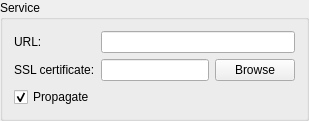
        <widget class="QGroupBox" name="opServiceGroupBox">
         <property name="title">
          <string>Service</string>
         </property>
         <layout class="QFormLayout" name="formLayout_21">
          <item row="0" column="0">
           <widget class="QLabel" name="opServiceURLLabel">
            <property name="text">
             <string>URL:</string>
            </property>
           </widget>
          </item>
          <item row="0" column="1">
           <widget class="QLineEdit" name="opServiceURLLineEdit"/>
          </item>
          <item row="1" column="0">
           <widget class="QLabel" name="opServiceCertificatePathLabel">
            <property name="text">
             <string>SSL certificate:</string>
            </property>
           </widget>
          </item>
          <item row="1" column="1">
           <layout class="QHBoxLayout" name="horizontalLayout_13">
            <item>
             <widget class="QLineEdit" name="opServiceCertificatePathLineEdit"/>
            </item>
            <item>
             <widget class="QPushButton" name="opBrowseServiceCertificatePathPushButton">
              <property name="text">
               <string>Browse</string>
              </property>
             </widget>
            </item>
           </layout>
          </item>
          <item row="2" column="0">
           <widget class="QCheckBox" name="opPropagateCheckBox">
            <property name="text">
             <string>Propagate</string>
            </property>
            <property name="checked">
             <bool>true</bool>
            </property>
           </widget>
          </item>
          <item row="2" column="1">
           <spacer name="horizontalSpacer_9">
            <property name="orientation">
             <enum>Qt::Horizontal</enum>
            </property>
            <property name="sizeHint" stdset="0">
             <size>
              <width>40</width>
              <height>20</height>
             </size>
            </property>
           </spacer>
          </item>
         </layout>
        </widget>
